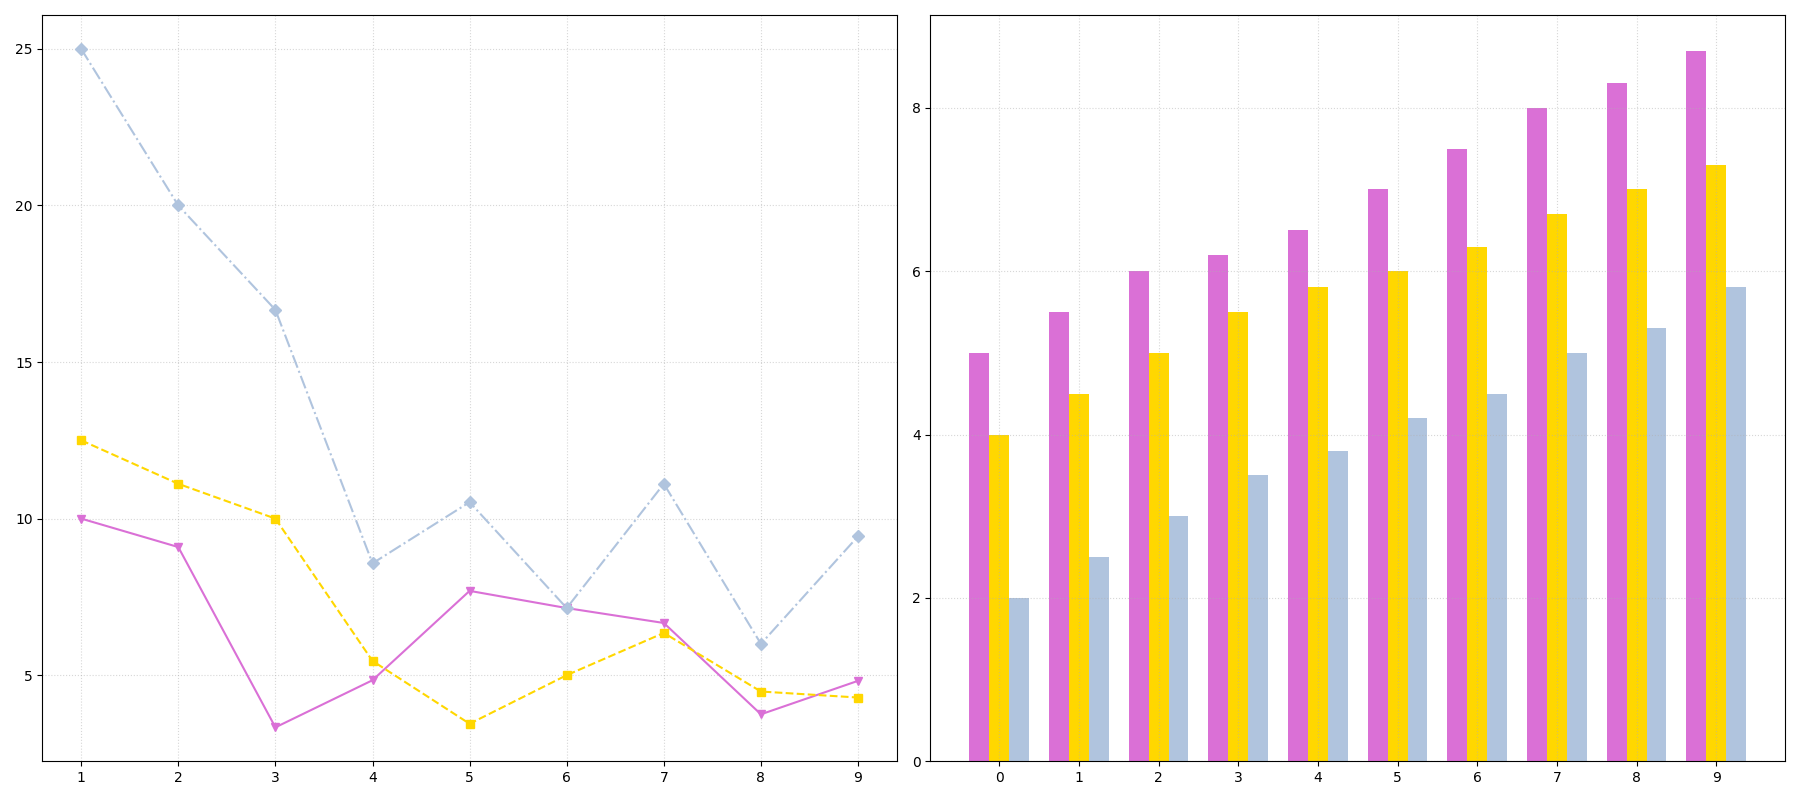

Generate this figure with Python:
import matplotlib.pyplot as plt
import numpy as np

years = np.arange(2001, 2011)
north_america_books = np.array([5, 5.5, 6, 6.2, 6.5, 7, 7.5, 8, 8.3, 8.7])
europe_books = np.array([4, 4.5, 5, 5.5, 5.8, 6, 6.3, 6.7, 7, 7.3])
asia_books = np.array([2, 2.5, 3, 3.5, 3.8, 4.2, 4.5, 5, 5.3, 5.8])

north_america_growth = np.diff(north_america_books) / north_america_books[:-1] * 100 
europe_growth = np.diff(europe_books) / europe_books[:-1] * 100
asia_growth = np.diff(asia_books) / asia_books[:-1] * 100

fig, (ax1, ax2) = plt.subplots(1, 2, figsize=(18, 8))

x = np.arange(len(years))
width = 0.25

ax2.bar(x - width, north_america_books, width, color='orchid')
ax2.bar(x, europe_books, width, color='gold')
ax2.bar(x + width, asia_books, width, color='lightsteelblue')

ax2.set_xticks(x)
ax2.grid(True, linestyle=':', alpha=0.5)

ax1.plot(x[1:], north_america_growth, marker='v', linestyle='-', color='orchid')
ax1.plot(x[1:], europe_growth, marker='s', linestyle='--', color='gold')
ax1.plot(x[1:], asia_growth, marker='D', linestyle='-.', color='lightsteelblue')

ax1.set_xticks(x[1:])
ax1.grid(True, linestyle=':', alpha=0.5)

plt.tight_layout()
plt.show()
